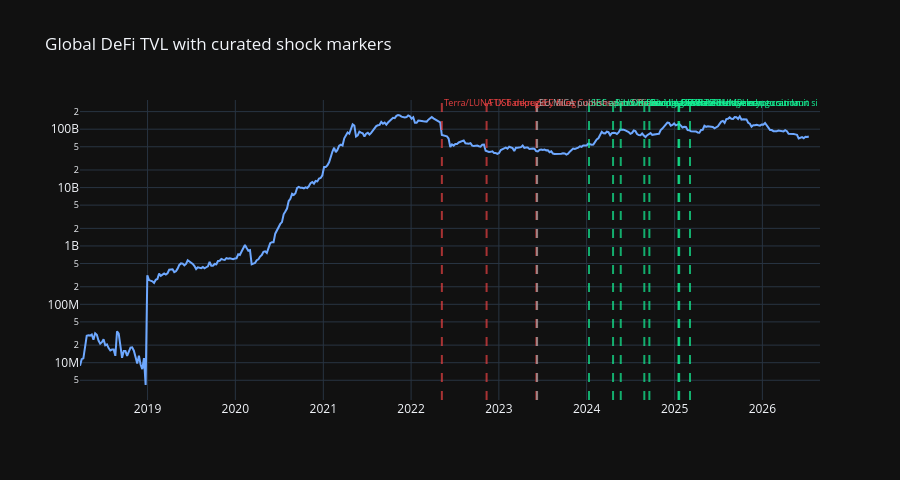

This figure's notebook cell:
### Markdown cell above
## 6. Legislation & regime shocks

Load curated events from `dbt/seeds/events.csv`. Mark on the TVL chart and compute
±14-day pre/post changes in TVL and DEX volume.

### Code cell
events = pl.read_csv(EVENTS_CSV, try_parse_dates=True)
events_use = events.filter(
    pl.col("asset_scope").is_in(["DEFI", "BTC"])
    | pl.col("category").is_in(
        ["regulatory", "legislative", "market", "political", "monetary"]
    )
).sort("date")
print(f"Events loaded: {events_use.height}")
print(
    events_use.select(
        ["date", "category", "title", "asset_scope", "anticipated_effect_direction"]
    )
)

# Plotly axis-spanning annotations break on datetime.date (sum starts at 0).
# Use ISO strings for shapes + separate annotations (matches BTC.ipynb pattern).
fig_e = go.Figure()
fig_e.add_trace(
    go.Scatter(
        x=[d.isoformat() if hasattr(d, "isoformat") else d for d in feat["date"].to_list()],
        y=feat["tvl_usd"].to_list(),
        name="Global TVL",
        line=dict(color=TVL_COLOR, width=2),
    )
)
for row in events_use.iter_rows(named=True):
    d = row["date"]
    if isinstance(d, datetime):
        d = d.date()
    x = d.isoformat() if isinstance(d, date) else str(d)
    color = {
        "positive": "#14F195",
        "negative": "#e84142",
        "neutral": "#aaaaaa",
    }.get(str(row["anticipated_effect_direction"]), "#aaaaaa")
    fig_e.add_vline(x=x, line_dash="dash", line_color=color, opacity=0.7)
    fig_e.add_annotation(
        x=x,
        y=1.02,
        yref="paper",
        text=str(row["title"])[:28],
        showarrow=False,
        font=dict(size=9, color=color),
        xanchor="left",
    )
fig_e.update_layout(
    template="plotly_dark",
    title="Global DeFi TVL with curated shock markers",
    yaxis_type="log",
    height=480,
)
fig_e.show()

g_daily = global_tvl.sort("date")
d_daily = dex_vol.sort("date")


def window_change(
    series: pl.DataFrame, col: str, event_date: date, days: int = EVENT_WINDOW_DAYS
) -> float | None:
    pre = series.filter(
        (pl.col("date") >= event_date - timedelta(days=days))
        & (pl.col("date") < event_date)
    )
    post = series.filter(
        (pl.col("date") > event_date)
        & (pl.col("date") <= event_date + timedelta(days=days))
    )
    if pre.height == 0 or post.height == 0:
        return None
    a = float(pre[col].mean())
    b = float(post[col].mean())
    if a == 0:
        return None
    return b / a - 1.0


impact_rows = []
for row in events_use.iter_rows(named=True):
    d = row["date"]
    if isinstance(d, datetime):
        d = d.date()
    impact_rows.append(
        {
            "date": d,
            "title": row["title"],
            "direction": row["anticipated_effect_direction"],
            "tvl_pre_post": window_change(g_daily, "tvl_usd", d),
            "dex_pre_post": window_change(d_daily, "dex_volume_usd", d),
        }
    )

impact = pl.DataFrame(impact_rows)
print("+/-14d mean level change (post/pre - 1):")
print(impact)

### Figure 1 — Plotly figure (JSON) as saved in the notebook; plotly's stock layout.template omitted (floating-point values rounded to 4 significant figures; data arrays with more than 128 entries replaced by an {"elided": "..."} marker saying what was removed)
{"data": [{"line": {"color": "#6ea8ff", "width": 2}, "name": "Global TVL", "type": "scatter", "x": {"elided": "434 str values"}, "y": {"elided": "434 int values"}}], "layout": {"annotations": [{"font": {"color": "#e84142", "size": 9}, "showarrow": false, "text": "Terra/LUNA UST depeg", "x": "2022-05-09", "xanchor": "left", "y": 1.02, "yref": "paper"}, {"font": {"color": "#e84142", "size": 9}, "showarrow": false, "text": "FTX bankruptcy filing", "x": "2022-11-11", "xanchor": "left", "y": 1.02, "yref": "paper"}, {"font": {"color": "#e84142", "size": 9}, "showarrow": false, "text": "SEC sues Coinbase and Binanc", "x": "2023-06-06", "xanchor": "left", "y": 1.02, "yref": "paper"}, {"font": {"color": "#aaaaaa", "size": 9}, "showarrow": false, "text": "EU MiCA published in Officia", "x": "2023-06-09", "xanchor": "left", "y": 1.02, "yref": "paper"}, {"font": {"color": "#14F195", "size": 9}, "showarrow": false, "text": "SEC approves Bitcoin ETFs", "x": "2024-01-11", "xanchor": "left", "y": 1.02, "yref": "paper"}, {"font": {"color": "#14F195", "size": 9}, "showarrow": false, "text": "Bitcoin halving", "x": "2024-04-20", "xanchor": "left", "y": 1.02, "yref": "paper"}, {"font": {"color": "#14F195", "size": 9}, "showarrow": false, "text": "US House passes FIT21", "x": "2024-05-22", "xanchor": "left", "y": 1.02, "yref": "paper"}, {"font": {"color": "#14F195", "size": 9}, "showarrow": false, "text": "Powell Jackson Hole speech", "x": "2024-08-28", "xanchor": "left", "y": 1.02, "yref": "paper"}, {"font": {"color": "#14F195", "size": 9}, "showarrow": false, "text": "Fed begins rate-cut cycle", "x": "2024-09-18", "xanchor": "left", "y": 1.02, "yref": "paper"}, {"font": {"color": "#14F195", "size": 9}, "showarrow": false, "text": "Official TRUMP memecoin laun", "x": "2025-01-17", "xanchor": "left", "y": 1.02, "yref": "paper"}, {"font": {"color": "#14F195", "size": 9}, "showarrow": false, "text": "US Presidential inauguration", "x": "2025-01-20", "xanchor": "left", "y": 1.02, "yref": "paper"}, {"font": {"color": "#14F195", "size": 9}, "showarrow": false, "text": "White House crypto summit si", "x": "2025-03-06", "xanchor": "left", "y": 1.02, "yref": "paper"}], "height": 480, "shapes": [{"line": {"color": "#e84142", "dash": "dash"}, "opacity": 0.7, "type": "line", "x0": "2022-05-09", "x1": "2022-05-09", "xref": "x", "y0": 0, "y1": 1, "yref": "y domain"}, {"line": {"color": "#e84142", "dash": "dash"}, "opacity": 0.7, "type": "line", "x0": "2022-11-11", "x1": "2022-11-11", "xref": "x", "y0": 0, "y1": 1, "yref": "y domain"}, {"line": {"color": "#e84142", "dash": "dash"}, "opacity": 0.7, "type": "line", "x0": "2023-06-06", "x1": "2023-06-06", "xref": "x", "y0": 0, "y1": 1, "yref": "y domain"}, {"line": {"color": "#aaaaaa", "dash": "dash"}, "opacity": 0.7, "type": "line", "x0": "2023-06-09", "x1": "2023-06-09", "xref": "x", "y0": 0, "y1": 1, "yref": "y domain"}, {"line": {"color": "#14F195", "dash": "dash"}, "opacity": 0.7, "type": "line", "x0": "2024-01-11", "x1": "2024-01-11", "xref": "x", "y0": 0, "y1": 1, "yref": "y domain"}, {"line": {"color": "#14F195", "dash": "dash"}, "opacity": 0.7, "type": "line", "x0": "2024-04-20", "x1": "2024-04-20", "xref": "x", "y0": 0, "y1": 1, "yref": "y domain"}, {"line": {"color": "#14F195", "dash": "dash"}, "opacity": 0.7, "type": "line", "x0": "2024-05-22", "x1": "2024-05-22", "xref": "x", "y0": 0, "y1": 1, "yref": "y domain"}, {"line": {"color": "#14F195", "dash": "dash"}, "opacity": 0.7, "type": "line", "x0": "2024-08-28", "x1": "2024-08-28", "xref": "x", "y0": 0, "y1": 1, "yref": "y domain"}, {"line": {"color": "#14F195", "dash": "dash"}, "opacity": 0.7, "type": "line", "x0": "2024-09-18", "x1": "2024-09-18", "xref": "x", "y0": 0, "y1": 1, "yref": "y domain"}, {"line": {"color": "#14F195", "dash": "dash"}, "opacity": 0.7, "type": "line", "x0": "2025-01-17", "x1": "2025-01-17", "xref": "x", "y0": 0, "y1": 1, "yref": "y domain"}, {"line": {"color": "#14F195", "dash": "dash"}, "opacity": 0.7, "type": "line", "x0": "2025-01-20", "x1": "2025-01-20", "xref": "x", "y0": 0, "y1": 1, "yref": "y domain"}, {"line": {"color": "#14F195", "dash": "dash"}, "opacity": 0.7, "type": "line", "x0": "2025-03-06", "x1": "2025-03-06", "xref": "x", "y0": 0, "y1": 1, "yref": "y domain"}], "title": {"text": "Global DeFi TVL with curated shock markers"}, "yaxis": {"type": "log"}}}
